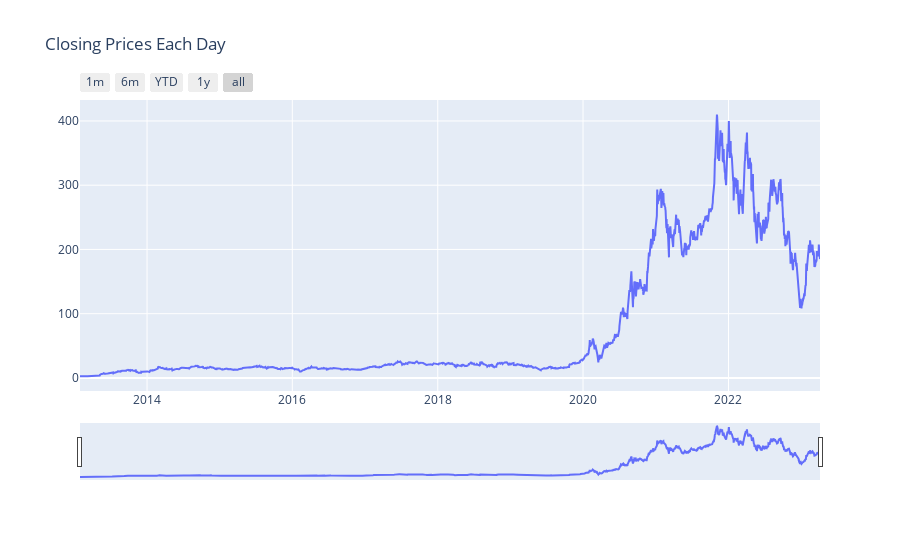

Notebook source saved alongside this figure:
### Code cell
# a) lets create a graph showing the Closing Price for the start of each day

# Create figure
fig = go.Figure()

fig.add_trace(
    go.Scatter(x=list(data.Date), y=list(data.Close)))

# Set title
fig.update_layout(
    title_text="Closing Prices Each Day"
)

# Add range slider
fig.update_layout(
    xaxis=dict(
        rangeselector=dict(
            buttons=list([
                dict(count=1,
                     label="1m",
                     step="month",
                     stepmode="backward"),
                dict(count=6,
                     label="6m",
                     step="month",
                     stepmode="backward"),
                dict(count=1,
                     label="YTD",
                     step="year",
                     stepmode="todate"),
                dict(count=1,
                     label="1y",
                     step="year",
                     stepmode="backward"),
                dict(step="all")
            ])
        ),
        rangeslider=dict(
            visible=True
        ),
        type="date"
    )
)

fig.show()

### Figure 1 — Plotly figure (JSON) as saved in the notebook; plotly's stock layout.template omitted (floating-point values rounded to 4 significant figures; data arrays with more than 128 entries replaced by an {"elided": "..."} marker saying what was removed)
{"data": [{"type": "scatter", "x": {"elided": "2566 str values"}, "y": {"elided": "2566 float values"}}], "layout": {"title": {"text": "Closing Prices Each Day"}, "xaxis": {"rangeselector": {"buttons": [{"count": 1, "label": "1m", "step": "month", "stepmode": "backward"}, {"count": 6, "label": "6m", "step": "month", "stepmode": "backward"}, {"count": 1, "label": "YTD", "step": "year", "stepmode": "todate"}, {"count": 1, "label": "1y", "step": "year", "stepmode": "backward"}, {"step": "all"}]}, "rangeslider": {"visible": true}, "type": "date"}}}
